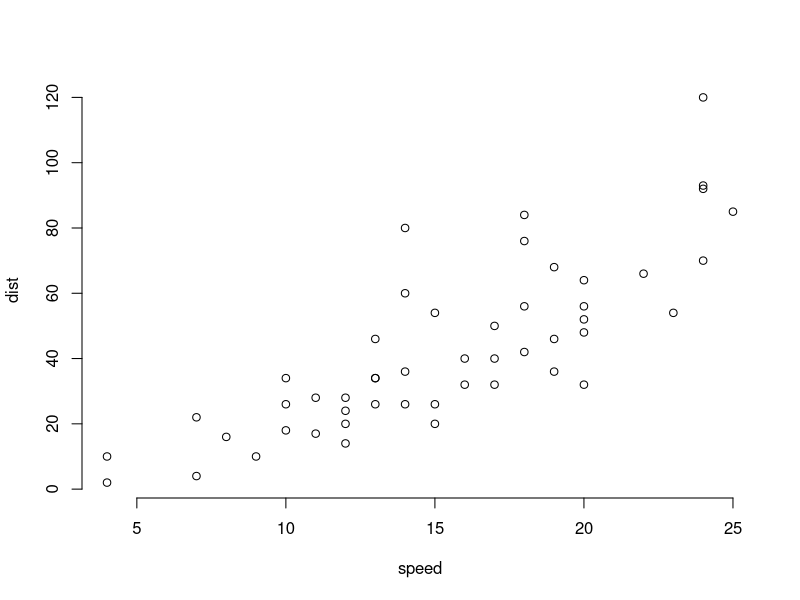

This chart was generated by the following R code: (Note: this script raises an error after producing the figure.)
## ---- chunk 1
library( "dplyr" )
library( "lubridate" )
## ---- chunk 2
# load the data
data( cars )

# plot the cars data
plot( cars, bty='n' )
## ---- chunk 3
# import the gbsg data
gbsg = read_csv( "data/gbsg.csv" )

# make a factor of the grade
gbsg$grade = factor( gbsg$grade )

# generate the variable `fys`, to indicate five year recurrence-free survival:
gbsg$fys = with(gbsg, ifelse( rfstime > 365*5, 1, ifelse(status == 0, NA, 0)))

# plot the data
plot( gbsg )
## ---- chunk 4
# make a plot of the `er`, `pgr`, and `nodes` variables, with `rfstime`.
plot( gbsg[, c("er", "pgr", "nodes", "rfstime")])
## ---- chunk 5
# plot the square-root transformes er, pgr, and nodes variables, with rfstime:
with( gbsg, plot( list(sqrt(er), sqrt(pgr), sqrt(nodes), rfstime)))
## ---- chunk 6
# import the covid dataset
covid = read_csv( "data/covid.csv" )

# add the date column to the covid data
covid$date = mdy( covid$SOURCE_DATA_DATE )

# make day of the week a factor
covid$DAY_OF_THE_WEEK = factor( covid$DAY_OF_THE_WEEK )

# plot the admissions time series
with( covid, plot(date, COVID_NEW_ADM_CNT, type='l') )
## ---- chunk 7
# plot the autocorelation function of the diff-1 covid admissions
acf( diff(covid$COVID_NEW_ADM_CNT, 1) )
## ---- chunk 8
data( cars )

# indicate the training points
indx = cars$speed >=15 & cars$speed <=17

# fit a spline with too much wiggliness to the points
xx = seq( min(cars$speed), max(cars$speed), length.out=200 )
spl = smooth.spline(cars$speed[!indx], cars$dist[!indx], spar=0.02)

# fit a second-order polynomial to the points
lm1 = lm( dist ~ 0 + poly(speed, 2), data=cars )

# plot the training points and the smoothing spline
plot( cars[!indx, ], bty='n' )
lines( xx, mean(cars$dist) + predict(lm1, list(speed=xx)), lty=2 )
## ---- chunk 9
# plot the training points and the smoothing spline
plot( cars[!indx, ], bty='n' )
lines( predict(spl, xx) )
lines( x=xx, y=mean(cars$dist[!indx]) + predict(lm1, data.frame(speed = xx)) )

# add the held-out points to the plot, highlighting the predictive residuals
points( cars[indx, ], col='red' )
